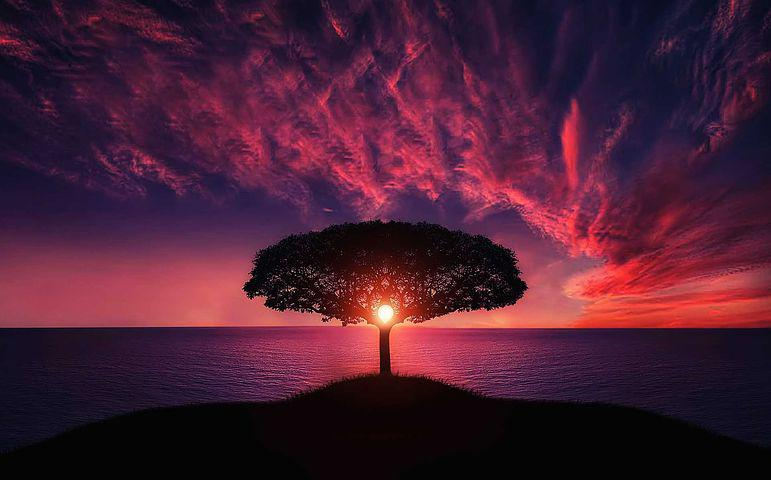
#> input picture LAB-3/test.jpg, 771 x 480 px
$ jupyter execute task-3.ipynb
#> lines starting #> are read from the running program, lines starting #| are printed output that depends on the picture; after the words box and inside, x2 and y2 are one past the last pixel; in counts of white or black regions, pixels touching at a corner belong together
[cell 1]
#importing libraries
import cv2 as cv
from matplotlib import pyplot as plt
from matplotlib.gridspec import GridSpec
import numpy as np

[cell 2]
img_path = 'test.jpg'
img = cv.imread(img_path)
#> img is the input picture: shape (480, 771, 3); mean B, G, R 51.4, 30.4, 73.7
plt.title("Original Image")
plt.imshow(cv.cvtColor(img, cv.COLOR_BGR2RGB))
plt.savefig('1.jpg')
plt.show()

[cell 3]
# ploting histogram

colors = {'b','g','r'}
for i,color in enumerate(colors):
    hist = cv.calcHist([img],[i],None,[256],[0,256])
    plt.plot(hist,color = color)
    plt.title('Histogram')
plt.savefig('2.jpg')
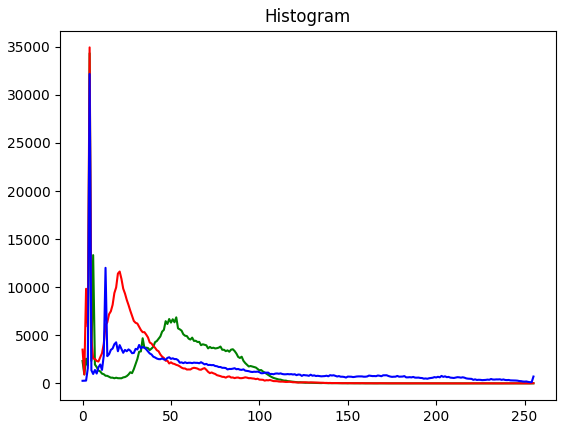
#> figure drawn by matplotlib, 1 panel; curve peaks at x = 4, y = 34319; curve peaks at x = 4, y = 34931; curve peaks at x = 4, y = 32167
plt.show()

[cell 4]
# Erosion
img_gray = cv.cvtColor(img,cv.COLOR_BGR2GRAY)
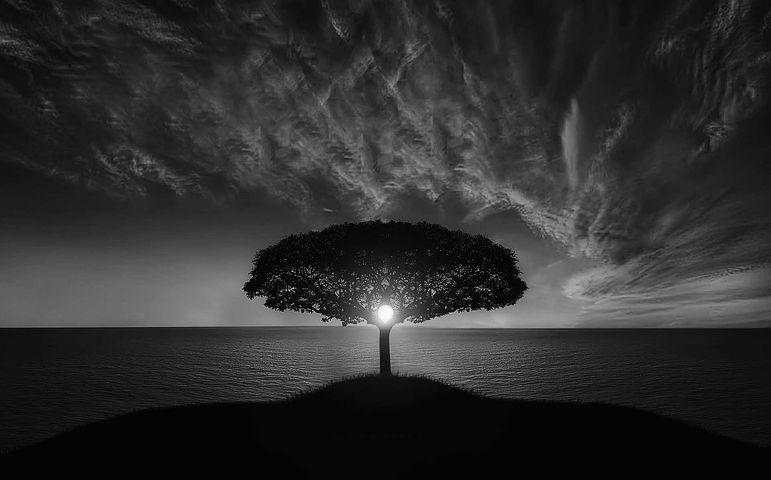
#> img_gray: shape (480, 771); min 0, max 254, mean 45.7
thresh,bin_img=cv.threshold(img_gray,0,255,cv.THRESH_BINARY+cv.THRESH_OTSU)
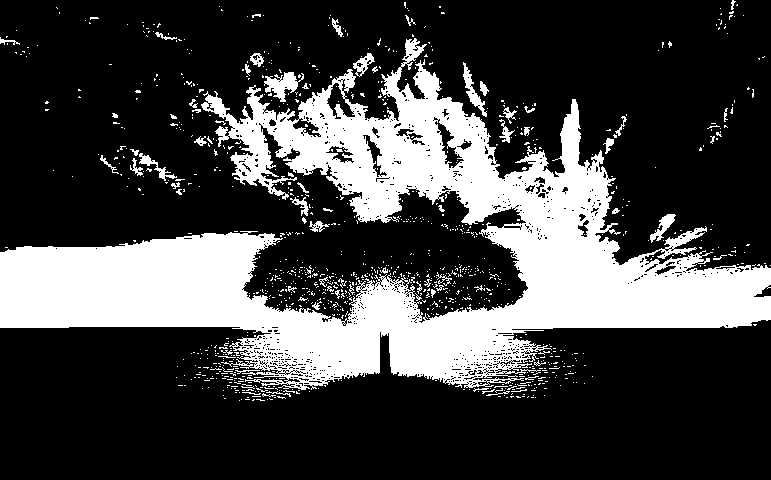
#> bin_img: shape (480, 771); 26.5% white; 1034 white regions (967 under 20 px), largest, box (x1, y1, x2, y2) and area: (0, 38, 771, 390) 90878, (264, 72, 304, 102) 573, (463, 62, 487, 117) 360
#> thresh = 61

kernel=np.ones((5,5),np.float32)
eroded_img=cv.erode(bin_img,kernel,iterations=2)
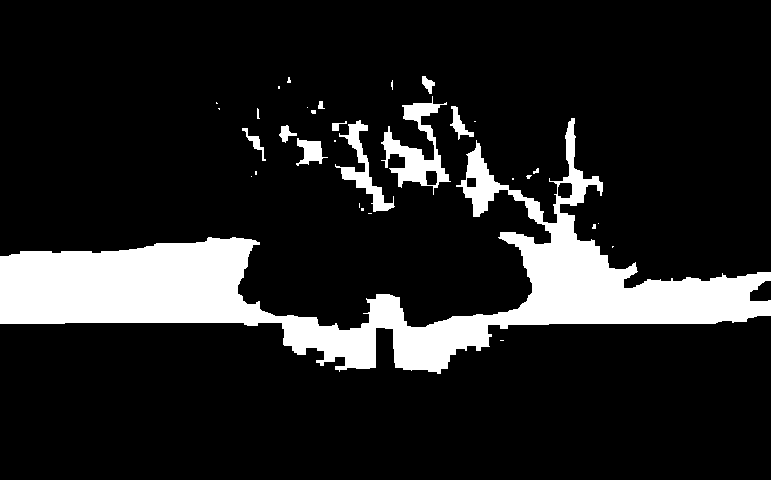
#> eroded_img: shape (480, 771); 13.9% white; 32 white regions (20 under 20 px), largest, box (x1, y1, x2, y2) and area: (0, 118, 771, 374) 46083, (381, 96, 451, 195) 2348, (335, 120, 395, 212) 1333

hist_grayscale = cv.calcHist([img_gray], [0], None, [256], [0,256])
#> hist_grayscale = 256 values, max 34227 at index 4, min 0 at index 221, mean 1445.6
hist_otsu = cv.calcHist([bin_img], [0], None, [256], [0,256])
#> hist_otsu = 256 values, max 271924 at index 0, min 0 at index 1, mean 1445.6
hist_eroded = cv.calcHist([eroded_img], [0], None, [256], [0,256])
#> hist_eroded = 256 values, max 318807 at index 0, min 0 at index 1, mean 1445.6

row,col=2,3
fig=plt.figure(figsize=(15,10))
gs=GridSpec(row,col)

fig.add_subplot(gs[0,0])
plt.title('Original Grayscale Image')
plt.imshow(img_gray,cmap='gray')

fig.add_subplot(gs[0,1])
plt.title('OTSU Binarized Image')
plt.imshow(bin_img,cmap='gray')

fig.add_subplot(gs[0,2])
plt.title('Eroded Binarized Image (5x5) Kernel')
plt.imshow(eroded_img,cmap='gray')

fig.add_subplot(gs[1,0])
plt.title('Histogram')
plt.plot(hist_grayscale)

fig.add_subplot(gs[1,1])
plt.title('Histogram')
plt.plot(hist_otsu)

fig.add_subplot(gs[1,2])
plt.title('Histogram')
plt.plot(hist_eroded)
plt.savefig('3.jpg')
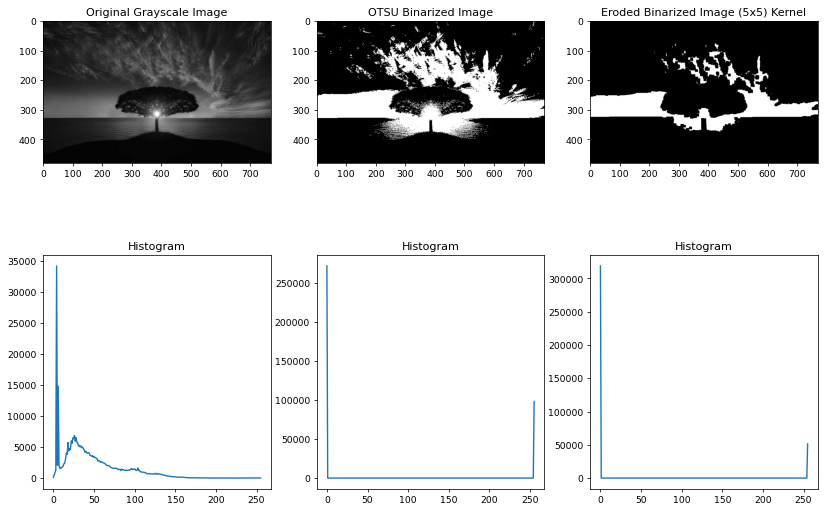
#> figure drawn by matplotlib, 6 panels; panel 4: curve peaks at x = 4, y = 34227; panel 5: curve peaks at x = 0, y = 271924; panel 6: curve peaks at x = 0, y = 318807

plt.show()

[cell 5]
# Dilation
dilated_img=cv.dilate(bin_img,kernel,iterations=1)
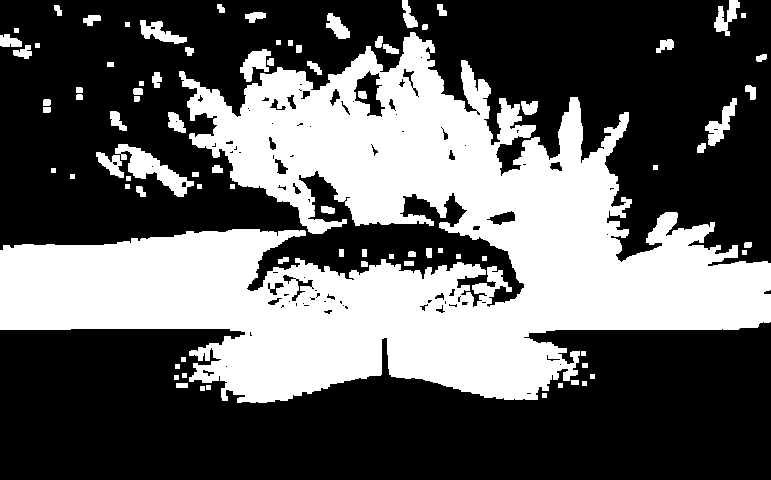
#> dilated_img: shape (480, 771); 37.8% white; 84 white regions, largest, box (x1, y1, x2, y2) and area: (0, 32, 771, 403) 130989, (115, 144, 194, 197) 1426, (705, 98, 737, 146) 596
hist_dilated = cv.calcHist([dilated_img], [0], None, [256], [0,256])
#> hist_dilated = 256 values, max 230216 at index 0, min 0 at index 1, mean 1445.6

row,col=2,3
fig=plt.figure(figsize=(15,10))
gs=GridSpec(row,col)
fig.add_subplot(gs[0,0])
plt.title('Original Grayscale Image')
plt.imshow(img_gray,cmap='gray')

fig.add_subplot(gs[0,1])
plt.title('OTSU Binarized Image')
plt.imshow(bin_img,cmap='gray')

fig.add_subplot(gs[0,2])
plt.title('Dilated Binarized Image (5x5) Kernel')
plt.imshow(dilated_img,cmap='gray')

fig.add_subplot(gs[1,0])
plt.title('Histogram')
plt.plot(hist_grayscale)

fig.add_subplot(gs[1,1])
plt.title('Histogram')
plt.plot(hist_otsu)

fig.add_subplot(gs[1,2])
plt.title('Histogram')
plt.plot(hist_eroded)
plt.savefig('4.jpg')
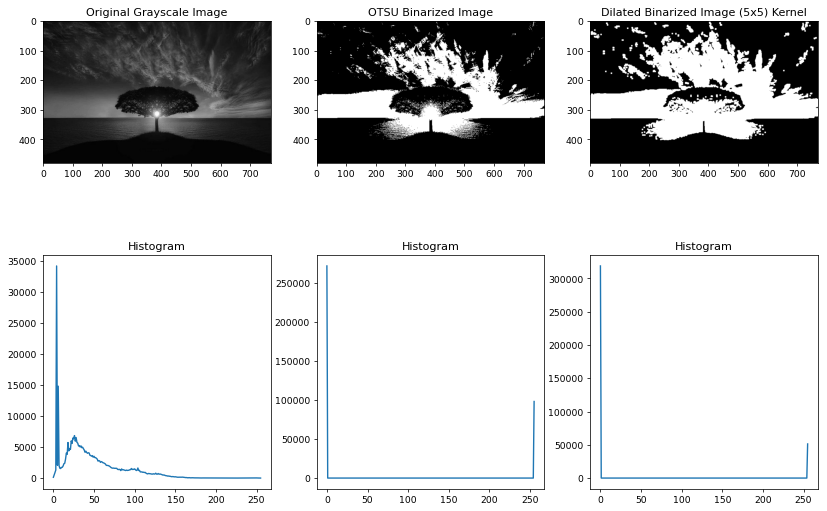
#> figure drawn by matplotlib, 6 panels; panel 4: curve peaks at x = 4, y = 34227; panel 5: curve peaks at x = 0, y = 271924; panel 6: curve peaks at x = 0, y = 318807
plt.show()

[cell 6]
# Gradient
grad_img = cv.morphologyEx(bin_img, cv.MORPH_GRADIENT, kernel)
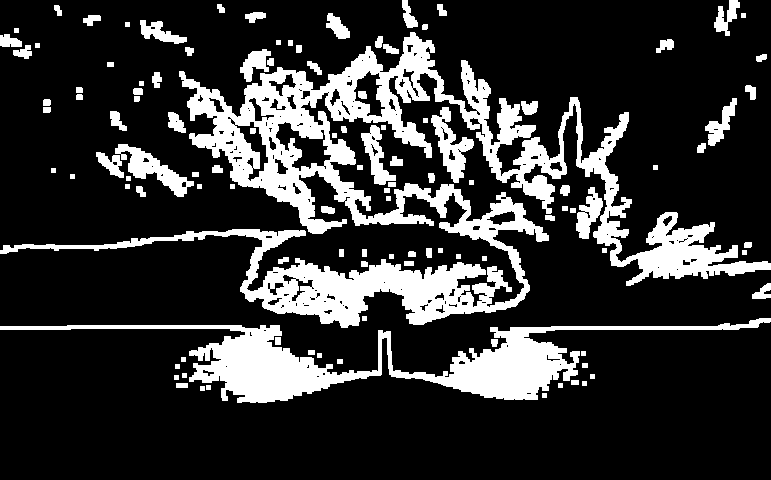
#> grad_img: shape (480, 771); 20.3% white; 112 white regions, largest, box (x1, y1, x2, y2) and area: (0, 32, 771, 328) 46392, (0, 318, 771, 403) 15831, (115, 144, 194, 197) 1405
hist_gradient = cv.calcHist([grad_img], [0], None, [256], [0,256])
#> hist_gradient = 256 values, max 295053 at index 0, min 0 at index 1, mean 1445.6

row,col=2,3
fig=plt.figure(figsize=(15,10))
gs=GridSpec(row,col)

fig.add_subplot(gs[0,0])
plt.title('Original Grayscale Image')
plt.imshow(img_gray,cmap='gray')

fig.add_subplot(gs[0,1])
plt.title('OTSU Binarized Image')
plt.imshow(bin_img,cmap='gray')

fig.add_subplot(gs[0,2])
plt.title('Gradient Binarized Image (5x5) Kernel')
plt.imshow(grad_img,cmap='gray')

fig.add_subplot(gs[1,0])
plt.title('Histogram')
plt.plot(hist_grayscale)

fig.add_subplot(gs[1,1])
plt.title('Histogram')
plt.plot(hist_otsu)

fig.add_subplot(gs[1,2])
plt.title('Histogram')
plt.plot(hist_gradient)

plt.savefig('5.jpg')
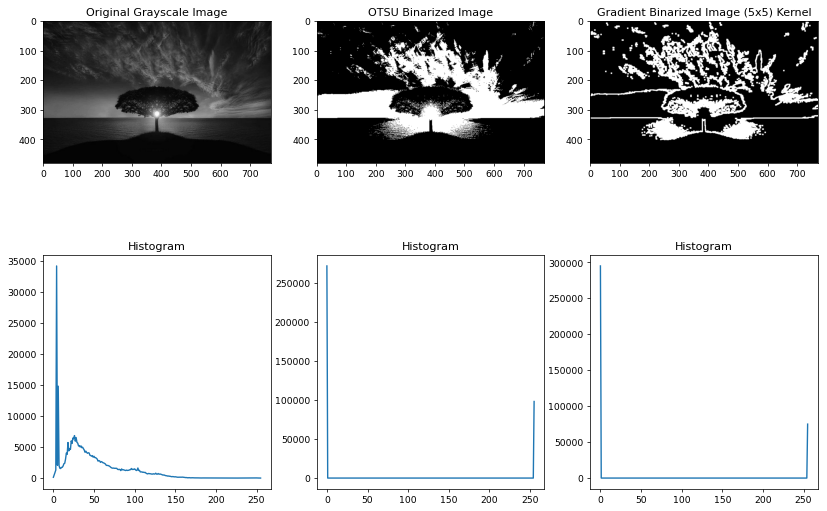
#> figure drawn by matplotlib, 6 panels; panel 4: curve peaks at x = 4, y = 34227; panel 5: curve peaks at x = 0, y = 271924; panel 6: curve peaks at x = 0, y = 295053

$ run again, with LAB-3/1.jpg copied over LAB-3/test.jpg
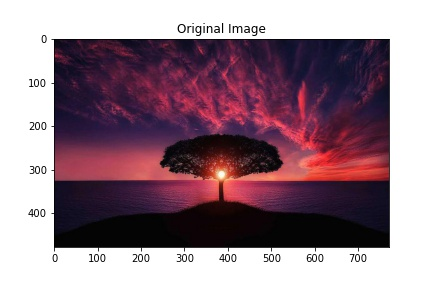
#> input picture LAB-3/1.jpg, 432 x 288 px
#> img is the input picture: shape (288, 432, 3); mean B, G, R 137.9, 126.3, 150.6
#> `thresh,bin_img=cv.threshold(img_gray,0,255,cv.THRESH_BINARY+cv.THRESH_..`:
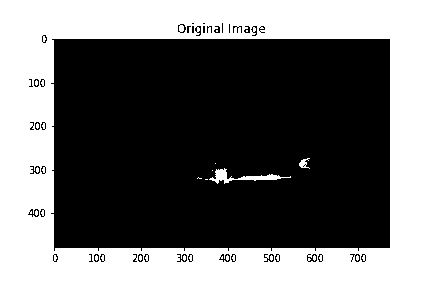
#> bin_img: shape (288, 432); 43.1% white; 20 white regions (17 under 20 px), largest, box (x1, y1, x2, y2) and area: (0, 0, 432, 288) 53043, (209, 168, 291, 184) 373, (299, 158, 310, 169) 60
#> thresh = 149
#> eroded_img: shape (288, 432); 35.5% white; 2 white regions (1 under 20 px), largest, box (x1, y1, x2, y2) and area: (0, 0, 432, 288) 44151
#> hist_grayscale = 256 values, max 48927 at index 255, min 1 at index 178, mean 486
#> hist_otsu = 256 values, max 70768 at index 0, min 0 at index 1, mean 486
#> hist_eroded = 256 values, max 80261 at index 0, min 0 at index 1, mean 486
#> dilated_img: shape (288, 432); 46.2% white; 4 white regions, box (x1, y1, x2, y2) and area: (0, 0, 432, 288) 56356, (195, 166, 293, 186) 935, (297, 156, 312, 171) 186, (213, 161, 218, 166) 25
#> hist_dilated = 256 values, max 66914 at index 0, min 0 at index 1, mean 486
#> `grad_img = cv.morphologyEx(bin_img, cv.MORPH_GRADIENT, kernel)`:
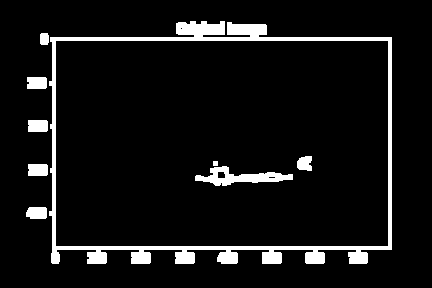
#> grad_img: shape (288, 432); 7.6% white; 9 white regions, largest, box (x1, y1, x2, y2) and area: (49, 21, 392, 264) 7337, (195, 166, 293, 186) 889, (28, 120, 48, 132) 237
#> hist_gradient = 256 values, max 114937 at index 0, min 0 at index 1, mean 486
